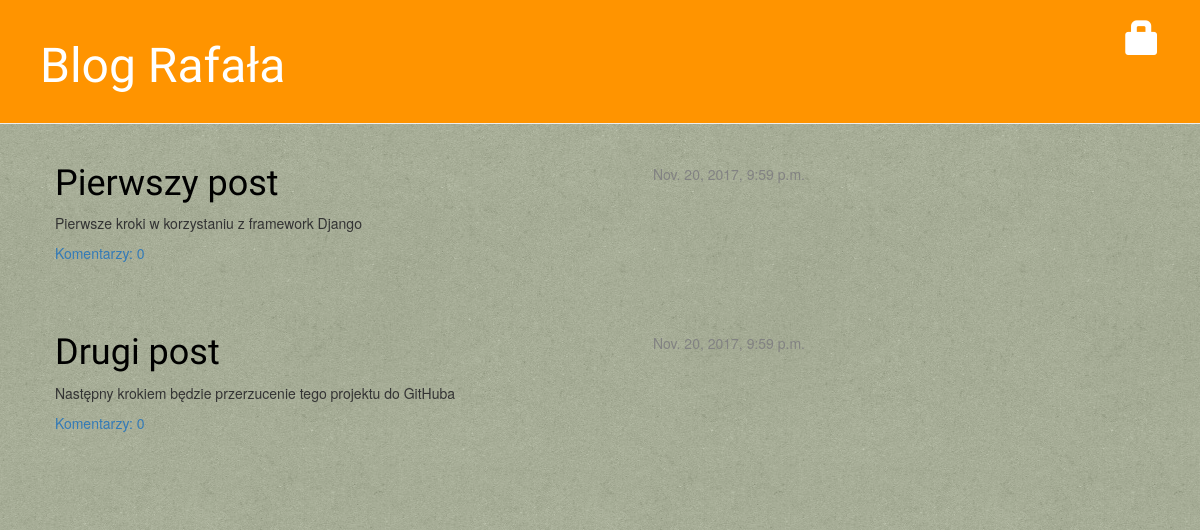
The app's page /, older data.
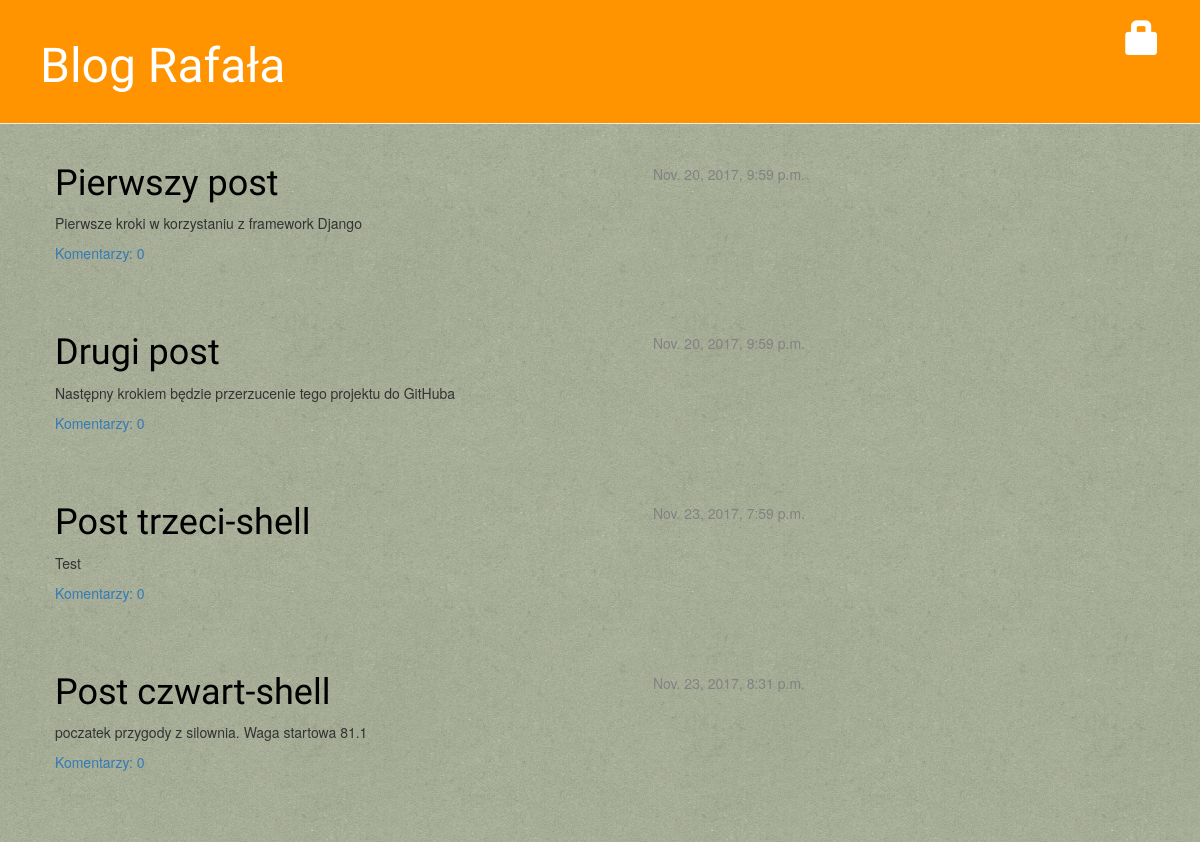
The same page, newer data.
### blog/models.py (models this page shows, shortened)
class Post(models.Model):
    author = models.ForeignKey('auth.User')
    title = models.CharField(max_length=200)
    text = models.TextField()
    created_date = models.DateTimeField(
            default=timezone.now)
    published_date = models.DateTimeField(
            blank=True, null=True)
    def approved_comments(self):
        return self.comments.filter(approved_comment=True)

### blog/views.py (the view)
# urls.py: url(r'^$', views.post_list, name='post_list'),
def post_list(request):
    posts = Post.objects.filter(published_date__lte=timezone.now()).order_by('published_date')
    return render(request, 'blog/post_list.html', {'posts':posts})

### blog/templates/blog/post_list.html
{% extends 'blog/base.html' %}
{% block content %}
    {% for post in posts %}
        <div class="post">
            <div class="date">
                {{ post.published_date}}
            </div>
            <h1><a href="{% url 'post_detail' pk=post.pk %}">{{ post.title }}</a></h1>
            <p>{{ post.text|linebreaksbr }}</p>
            <a href="{% url 'post_detail' pk=post.pk %}">Komentarzy: {{post.approved_comments.count }}</a>
        </div>
    {% endfor %}
{% endblock %}

Row changes from the older to the newer data that the page shows:
added Post: published_date "Nov. 23, 2017, 7:59 p.m.", title "Post trzeci-shell", text "Test", approved_comments.count "0"
added Post: published_date "Nov. 23, 2017, 8:31 p.m.", title "Post czwart-shell", text "poczatek przygody z silownia. Waga startowa 81.1", approved_comments.count "0"
